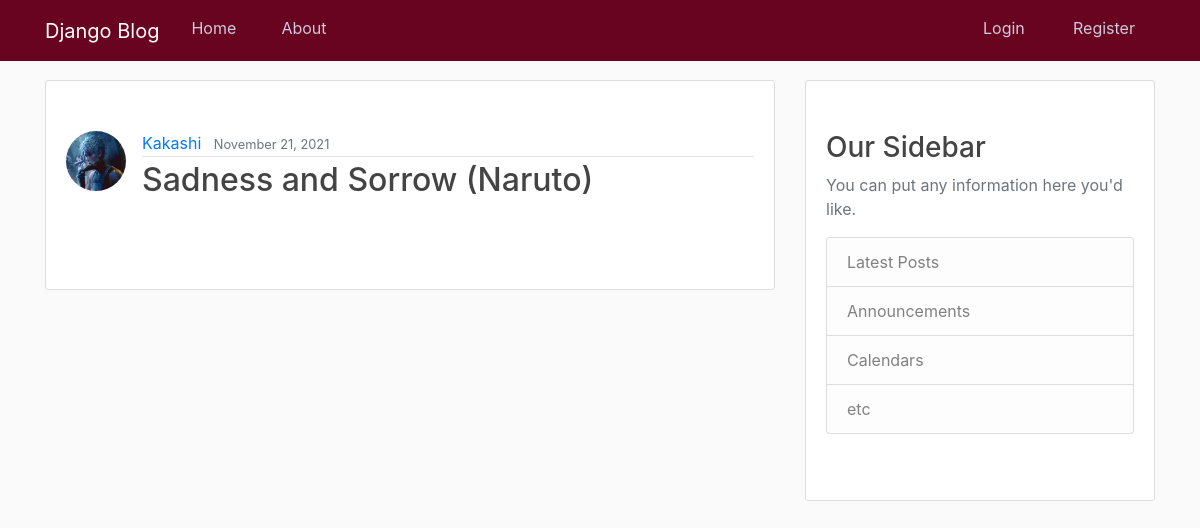
The app's page /post/86/ with its own data.
### blog/models.py (models this page shows, shortened)
class Post(models.Model):
    title = models.CharField(max_length=100)
    content = models.TextField(null=True, blank=True)
    video = EmbedVideoField(null=True, blank=True)
    date_posted = models.DateTimeField(default=timezone.now)
    author = models.ForeignKey(User, on_delete=models.CASCADE)
    """
    Gives title of the Post (<Queryset [<Post: Blog 1>]>) for in CLI for the cmds like
    Post.objects.all() instead of vauge Post objects (<Queryset [<Post:Post Object(1)>]>)
    """

### users/models.py (models this page shows, shortened)
class Profile(models.Model):
    user = models.OneToOneField(User, on_delete = models.CASCADE)
    image = models.ImageField(default = 'default.jpg', upload_to = 'profile_pics')
    """
    Gives username for the PROFILE in CLI instead of vauge Profile objects.
    Username is fetched from cleaned_data dict in users/views.py
    """
    """
    Profile Pic Image resizing
    """

### blog/views.py (the view)
# urls.py: path("post/<int:pk>/", PostDetailView.as_view(), name="post-detail"),
class PostDetailView(DetailView):
    model = Post

### blog/templates/blog/post_detail.html (shortened to what this page needs)
{% extends "blog/base.html" %}
{% load embed_video_tags %}
{% block content %}
    <article class="media content-section">
        <img class="rounded-circle article-img" src="{{ post.author.profile.image.url }}">
        <div class="media-body">
        <div class="article-metadata">
            <a class="mr-2" href="{% url 'user-posts' object.author.username %}">{{ object.author }}</a>
            <small class="text-muted">{{ object.date_posted|date:"F d, Y" }}</small>
        <br>
        </div>
        <h2 class="article-title">{{ object.title }}</h2>
        <br>
        </div>
    </article>
{% endblock content %}

### blog/static/blog/main.css (style rules this page uses)
body { background: #fafafa; color: #333333; margin-top: 5rem; }
h1, h2, h3, h4, h5, h6 { color: #444444; }
.content-section { background: #ffffff; padding: 50px 20px; border: 1px solid #dddddd; border-radius: 3px; margin-bottom: 20px; }
.article-title { color: #444444; }
.article-img { height: 60px; width: 60px; margin-right: 16px; }
.article-metadata { padding-bottom: 1px; margin-bottom: 4px; border-bottom: 1px solid #e3e3e3 }

### records on screen
Post: author.profile.image (picture), author "Kakashi", date_posted "November 21, 2021", title "Sadness and Sorrow (Naruto)"
